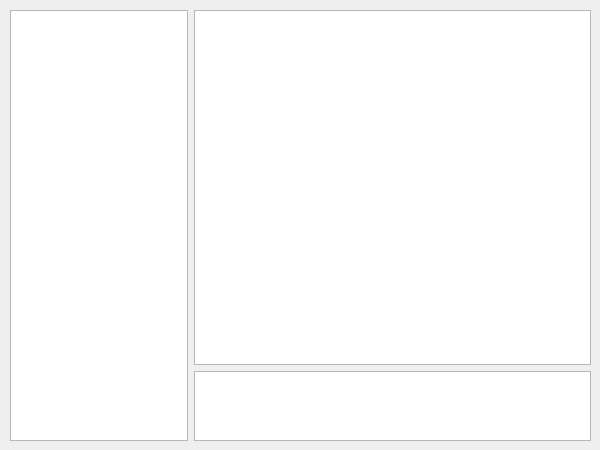
<?xml version="1.0" encoding="UTF-8"?>
<ui version="4.0">
 <class>ChronoChat</class>
 <widget class="QDialog" name="ChronoChat">
  <property name="geometry">
   <rect>
    <x>0</x>
    <y>0</y>
    <width>600</width>
    <height>450</height>
   </rect>
  </property>
  <property name="windowTitle">
   <string>ChronoChat</string>
  </property>
  <widget class="QWidget" name="">
   <property name="geometry">
    <rect>
     <x>10</x>
     <y>10</y>
     <width>581</width>
     <height>431</height>
    </rect>
   </property>
   <layout class="QHBoxLayout" name="horizontalLayout" stretch="18,40">
    <item>
     <widget class="QListView" name="Participants"/>
    </item>
    <item>
     <layout class="QVBoxLayout" name="ChatLayout" stretch="38,5">
      <property name="sizeConstraint">
       <enum>QLayout::SetDefaultConstraint</enum>
      </property>
      <property name="leftMargin">
       <number>0</number>
      </property>
      <item>
       <widget class="QTextEdit" name="Transcript">
        <property name="readOnly">
         <bool>true</bool>
        </property>
       </widget>
      </item>
      <item>
       <widget class="QTextEdit" name="Message"/>
      </item>
     </layout>
    </item>
   </layout>
  </widget>
 </widget>
 <resources/>
 <connections/>
</ui>
